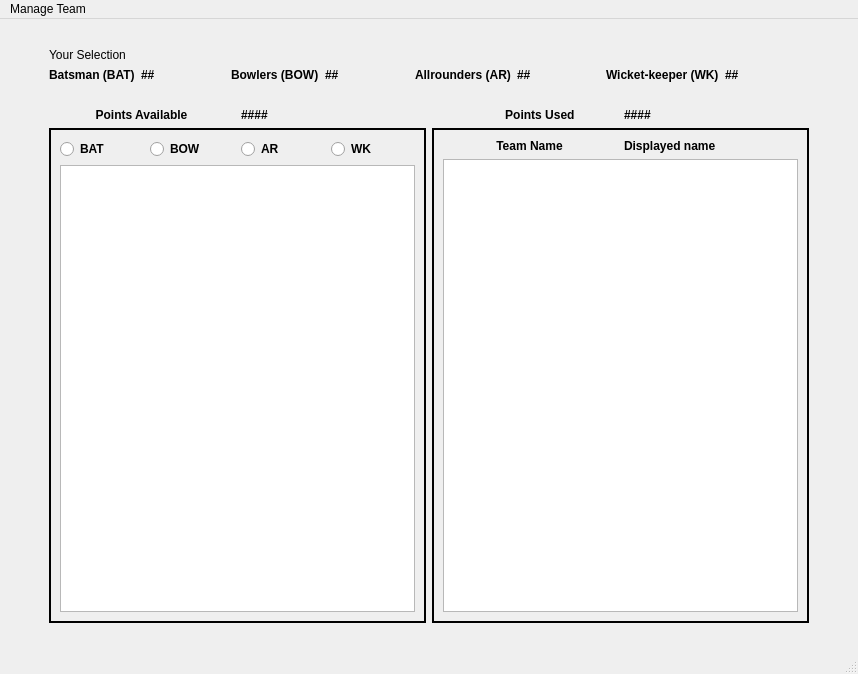
<?xml version="1.0" encoding="UTF-8"?>
<ui version="4.0">
 <class>MainWindow</class>
 <widget class="QMainWindow" name="MainWindow">
  <property name="geometry">
   <rect>
    <x>0</x>
    <y>0</y>
    <width>858</width>
    <height>674</height>
   </rect>
  </property>
  <property name="font">
   <font>
    <pointsize>9</pointsize>
    <weight>50</weight>
    <bold>false</bold>
   </font>
  </property>
  <property name="windowTitle">
   <string>MainWindow</string>
  </property>
  <widget class="QWidget" name="centralwidget">
   <layout class="QGridLayout" name="gridLayout">
    <item row="4" column="0">
     <spacer name="horizontalSpacer">
      <property name="orientation">
       <enum>Qt::Horizontal</enum>
      </property>
      <property name="sizeType">
       <enum>QSizePolicy::Preferred</enum>
      </property>
      <property name="sizeHint" stdset="0">
       <size>
        <width>40</width>
        <height>20</height>
       </size>
      </property>
     </spacer>
    </item>
    <item row="3" column="1">
     <widget class="QLabel" name="label_16">
      <property name="text">
       <string/>
      </property>
     </widget>
    </item>
    <item row="4" column="3">
     <spacer name="horizontalSpacer_2">
      <property name="orientation">
       <enum>Qt::Horizontal</enum>
      </property>
      <property name="sizeType">
       <enum>QSizePolicy::Minimum</enum>
      </property>
      <property name="sizeHint" stdset="0">
       <size>
        <width>40</width>
        <height>20</height>
       </size>
      </property>
     </spacer>
    </item>
    <item row="2" column="1" colspan="2">
     <layout class="QVBoxLayout" name="verticalLayout">
      <item>
       <widget class="QLabel" name="label">
        <property name="font">
         <font>
          <pointsize>9</pointsize>
          <weight>50</weight>
          <bold>false</bold>
         </font>
        </property>
        <property name="text">
         <string>Your Selection</string>
        </property>
       </widget>
      </item>
      <item>
       <layout class="QHBoxLayout" name="horizontalLayout">
        <item>
         <widget class="QLabel" name="label_7">
          <property name="font">
           <font>
            <pointsize>9</pointsize>
            <weight>75</weight>
            <bold>true</bold>
           </font>
          </property>
          <property name="text">
           <string>Batsman (BAT)</string>
          </property>
         </widget>
        </item>
        <item>
         <widget class="QLabel" name="bat">
          <property name="font">
           <font>
            <pointsize>9</pointsize>
            <weight>75</weight>
            <bold>true</bold>
           </font>
          </property>
          <property name="text">
           <string>##</string>
          </property>
         </widget>
        </item>
        <item>
         <widget class="QLabel" name="label_9">
          <property name="font">
           <font>
            <pointsize>9</pointsize>
            <weight>75</weight>
            <bold>true</bold>
           </font>
          </property>
          <property name="text">
           <string>Bowlers (BOW)</string>
          </property>
         </widget>
        </item>
        <item>
         <widget class="QLabel" name="bow">
          <property name="font">
           <font>
            <pointsize>9</pointsize>
            <weight>75</weight>
            <bold>true</bold>
           </font>
          </property>
          <property name="text">
           <string>##</string>
          </property>
         </widget>
        </item>
        <item>
         <widget class="QLabel" name="label_5">
          <property name="font">
           <font>
            <pointsize>9</pointsize>
            <weight>75</weight>
            <bold>true</bold>
           </font>
          </property>
          <property name="text">
           <string>Allrounders (AR)</string>
          </property>
         </widget>
        </item>
        <item>
         <widget class="QLabel" name="ar">
          <property name="font">
           <font>
            <pointsize>9</pointsize>
            <weight>75</weight>
            <bold>true</bold>
           </font>
          </property>
          <property name="text">
           <string>##</string>
          </property>
         </widget>
        </item>
        <item>
         <widget class="QLabel" name="label_3">
          <property name="font">
           <font>
            <pointsize>9</pointsize>
            <weight>75</weight>
            <bold>true</bold>
           </font>
          </property>
          <property name="text">
           <string>Wicket-keeper (WK)</string>
          </property>
         </widget>
        </item>
        <item>
         <widget class="QLabel" name="wk">
          <property name="font">
           <font>
            <pointsize>9</pointsize>
            <weight>75</weight>
            <bold>true</bold>
           </font>
          </property>
          <property name="text">
           <string>##</string>
          </property>
         </widget>
        </item>
       </layout>
      </item>
     </layout>
    </item>
    <item row="1" column="1">
     <widget class="QLabel" name="label_17">
      <property name="text">
       <string/>
      </property>
     </widget>
    </item>
    <item row="4" column="2">
     <layout class="QVBoxLayout" name="verticalLayout_3">
      <item>
       <layout class="QHBoxLayout" name="horizontalLayout_6">
        <item>
         <widget class="QLabel" name="label_12">
          <property name="font">
           <font>
            <pointsize>9</pointsize>
            <weight>75</weight>
            <bold>true</bold>
           </font>
          </property>
          <property name="text">
           <string>                      Points Used</string>
          </property>
         </widget>
        </item>
        <item>
         <widget class="QLabel" name="point_used">
          <property name="font">
           <font>
            <pointsize>9</pointsize>
            <weight>75</weight>
            <bold>true</bold>
           </font>
          </property>
          <property name="text">
           <string>####</string>
          </property>
         </widget>
        </item>
       </layout>
      </item>
      <item>
       <widget class="QFrame" name="frame_2">
        <property name="font">
         <font>
          <pointsize>8</pointsize>
         </font>
        </property>
        <property name="frameShape">
         <enum>QFrame::Box</enum>
        </property>
        <property name="frameShadow">
         <enum>QFrame::Plain</enum>
        </property>
        <property name="lineWidth">
         <number>2</number>
        </property>
        <layout class="QVBoxLayout" name="verticalLayout_6">
         <item>
          <layout class="QHBoxLayout" name="horizontalLayout_7">
           <item>
            <widget class="QLabel" name="label_15">
             <property name="font">
              <font>
               <pointsize>9</pointsize>
               <weight>75</weight>
               <bold>true</bold>
              </font>
             </property>
             <property name="text">
              <string>                Team Name</string>
             </property>
            </widget>
           </item>
           <item>
            <widget class="QLabel" name="team_name">
             <property name="font">
              <font>
               <pointsize>9</pointsize>
               <weight>75</weight>
               <bold>true</bold>
              </font>
             </property>
             <property name="text">
              <string>Displayed name</string>
             </property>
            </widget>
           </item>
          </layout>
         </item>
         <item>
          <widget class="QListWidget" name="players_widget_02">
           <property name="frameShadow">
            <enum>QFrame::Raised</enum>
           </property>
          </widget>
         </item>
        </layout>
       </widget>
      </item>
     </layout>
    </item>
    <item row="4" column="1">
     <layout class="QVBoxLayout" name="verticalLayout_2">
      <item>
       <layout class="QHBoxLayout" name="horizontalLayout_5">
        <item>
         <widget class="QLabel" name="label_11">
          <property name="font">
           <font>
            <pointsize>9</pointsize>
            <weight>75</weight>
            <bold>true</bold>
           </font>
          </property>
          <property name="text">
           <string>              Points Available</string>
          </property>
         </widget>
        </item>
        <item>
         <widget class="QLabel" name="point_available">
          <property name="font">
           <font>
            <pointsize>9</pointsize>
            <weight>75</weight>
            <bold>true</bold>
           </font>
          </property>
          <property name="text">
           <string>####</string>
          </property>
         </widget>
        </item>
       </layout>
      </item>
      <item>
       <widget class="QFrame" name="frame">
        <property name="font">
         <font>
          <pointsize>8</pointsize>
         </font>
        </property>
        <property name="frameShape">
         <enum>QFrame::Box</enum>
        </property>
        <property name="frameShadow">
         <enum>QFrame::Plain</enum>
        </property>
        <property name="lineWidth">
         <number>2</number>
        </property>
        <layout class="QVBoxLayout" name="verticalLayout_5">
         <item>
          <layout class="QHBoxLayout" name="horizontalLayout_4">
           <item>
            <widget class="QRadioButton" name="bat_button">
             <property name="font">
              <font>
               <pointsize>9</pointsize>
               <weight>75</weight>
               <bold>true</bold>
              </font>
             </property>
             <property name="text">
              <string>BAT</string>
             </property>
            </widget>
           </item>
           <item>
            <widget class="QRadioButton" name="bow_button">
             <property name="font">
              <font>
               <pointsize>9</pointsize>
               <weight>75</weight>
               <bold>true</bold>
              </font>
             </property>
             <property name="text">
              <string>BOW</string>
             </property>
            </widget>
           </item>
           <item>
            <widget class="QRadioButton" name="ar_button">
             <property name="font">
              <font>
               <pointsize>9</pointsize>
               <weight>75</weight>
               <bold>true</bold>
              </font>
             </property>
             <property name="text">
              <string>AR</string>
             </property>
            </widget>
           </item>
           <item>
            <widget class="QRadioButton" name="wk_button">
             <property name="font">
              <font>
               <pointsize>9</pointsize>
               <weight>75</weight>
               <bold>true</bold>
              </font>
             </property>
             <property name="text">
              <string>WK</string>
             </property>
            </widget>
           </item>
          </layout>
         </item>
         <item>
          <widget class="QListWidget" name="players_widget_01">
           <property name="frameShadow">
            <enum>QFrame::Raised</enum>
           </property>
          </widget>
         </item>
        </layout>
       </widget>
      </item>
     </layout>
    </item>
    <item row="5" column="1">
     <widget class="QLabel" name="note">
      <property name="font">
       <font>
        <family>Arial</family>
        <weight>75</weight>
        <bold>true</bold>
       </font>
      </property>
      <property name="text">
       <string/>
      </property>
     </widget>
    </item>
   </layout>
  </widget>
  <widget class="QMenuBar" name="menubar">
   <property name="geometry">
    <rect>
     <x>0</x>
     <y>0</y>
     <width>858</width>
     <height>26</height>
    </rect>
   </property>
   <widget class="QMenu" name="menuManage_Team">
    <property name="title">
     <string>Manage Team</string>
    </property>
    <addaction name="actionNEW_Team"/>
    <addaction name="actionOPEN_Team"/>
    <addaction name="actionSAVE_Team"/>
    <addaction name="actionEVALUATE_Team"/>
   </widget>
   <addaction name="menuManage_Team"/>
  </widget>
  <widget class="QStatusBar" name="statusbar"/>
  <action name="actionNEW_Team">
   <property name="text">
    <string>NEW Team</string>
   </property>
  </action>
  <action name="actionOPEN_Team">
   <property name="text">
    <string>OPEN Team</string>
   </property>
  </action>
  <action name="actionSAVE_Team">
   <property name="text">
    <string>SAVE Team</string>
   </property>
  </action>
  <action name="actionEVALUATE_Team">
   <property name="text">
    <string>EVALUATE Team</string>
   </property>
  </action>
 </widget>
 <resources/>
 <connections/>
</ui>
